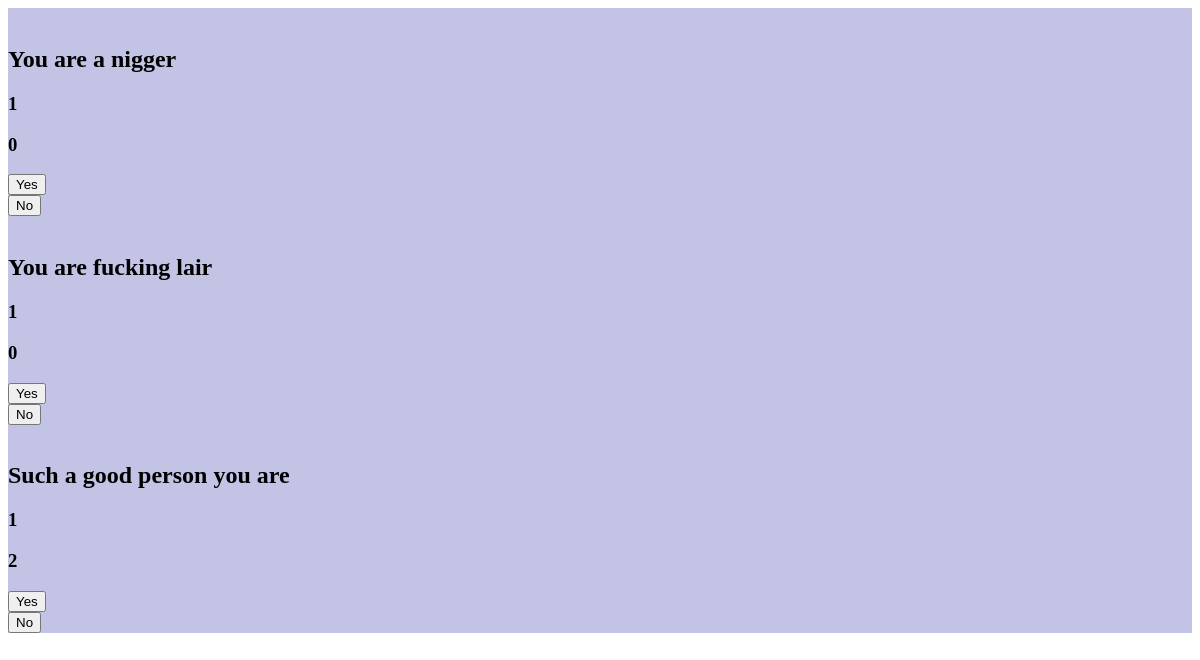
Before: /offensive/list_polls/ (signed in) with the older database file.
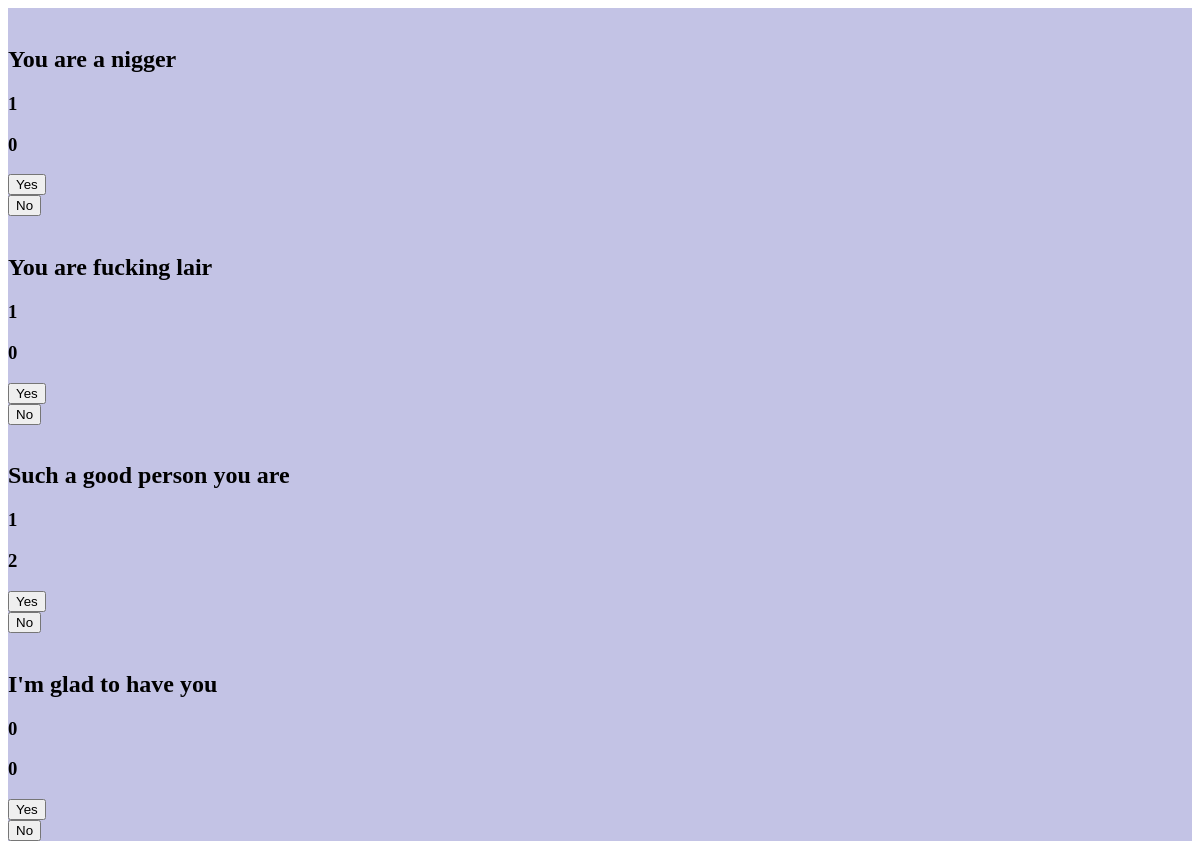
After: the same page with the newer database file.
### offensive/models.py (models this page shows, shortened)
class PollOffensive(models.Model):
    user=models.ForeignKey( User,on_delete=models.CASCADE)
    offensive_sentence = models.CharField(max_length=400,blank=True,null=True)
    vote_yes = models.IntegerField(blank=True,null=True)
    vote_no = models.IntegerField(blank=True,null=True)
    user=models.ForeignKey( User,on_delete=models.CASCADE)
    voter_pole = models.TextField(blank=True,null=True)

### offensive/views.py (the view)
# urls.py: path('list_polls/',views.list_of_polls,name='list'),
@login_required
def list_of_polls(request):
    if request.method== 'POST':
        sentence = request.POST['sentence']
        vote = request.POST.get('vote')
        voting = PollOffensive.objects.get(id=sentence)
        print(voting)
        if vote == 'yes':
            vote_count = voting.vote_yes
            voting.vote_yes = vote_count+1
            voting.save()
            return redirect('list')
        elif vote == 'no':
            vote_count = voting.vote_no
            voting.vote_no = vote_count+1
            voting.save()
            return redirect('list')
        return redirect('list')
    else:
        lists =PollOffensive.objects.all()
        return render(request, 'offensive/list_polls.html',{'page_obj' : lists})

### offensive/templates/offensive/list_polls.html (shortened to what this page needs)
<!DOCTYPE html>
<html lang="en">
<head>
</head>
<body>
    {% for obj in page_obj %}
          <div class="col-lg-3 col-md-6">
            <div class="service-box" style="background: #C3C3E5; color:black;">
              <div class="service-content">
              	<br>
                <h2 class="s-title" style=" color:black;"> {{ obj.offensive_sentence }} </h2>
                <h3 class="s-title" style="color:black;">{{ obj.vote_yes }} </h3>
                <h3 class="s-title" style="color:black;">{{ obj.vote_no }} </h3>
                <form  method="POST" >
                  <button type="submit"  class="button_dis"> Yes </button>
                </form>
                <form  method="POST">
                  <button type="submit"  class="button_dis"> No </button>
                </form>
              </div>
            </div>
          </div>
          {% endfor %}
</body>
</html>

Changed rows visible on the page:
added PollOffensive: offensive_sentence "I'm glad to have you", vote_yes "0", vote_no "0"
